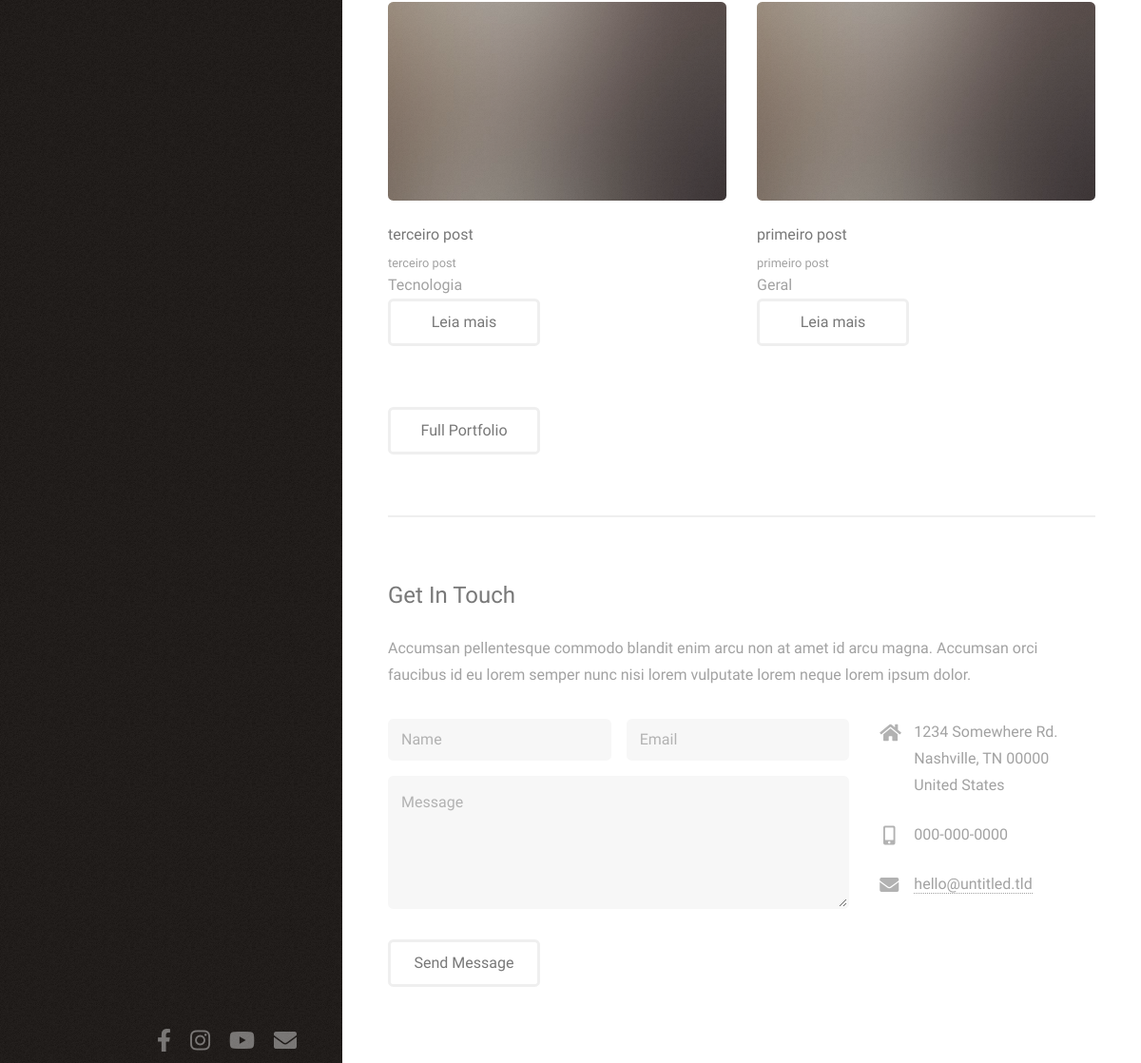
/blog/ (lower part), run on an earlier commit of the app's database.
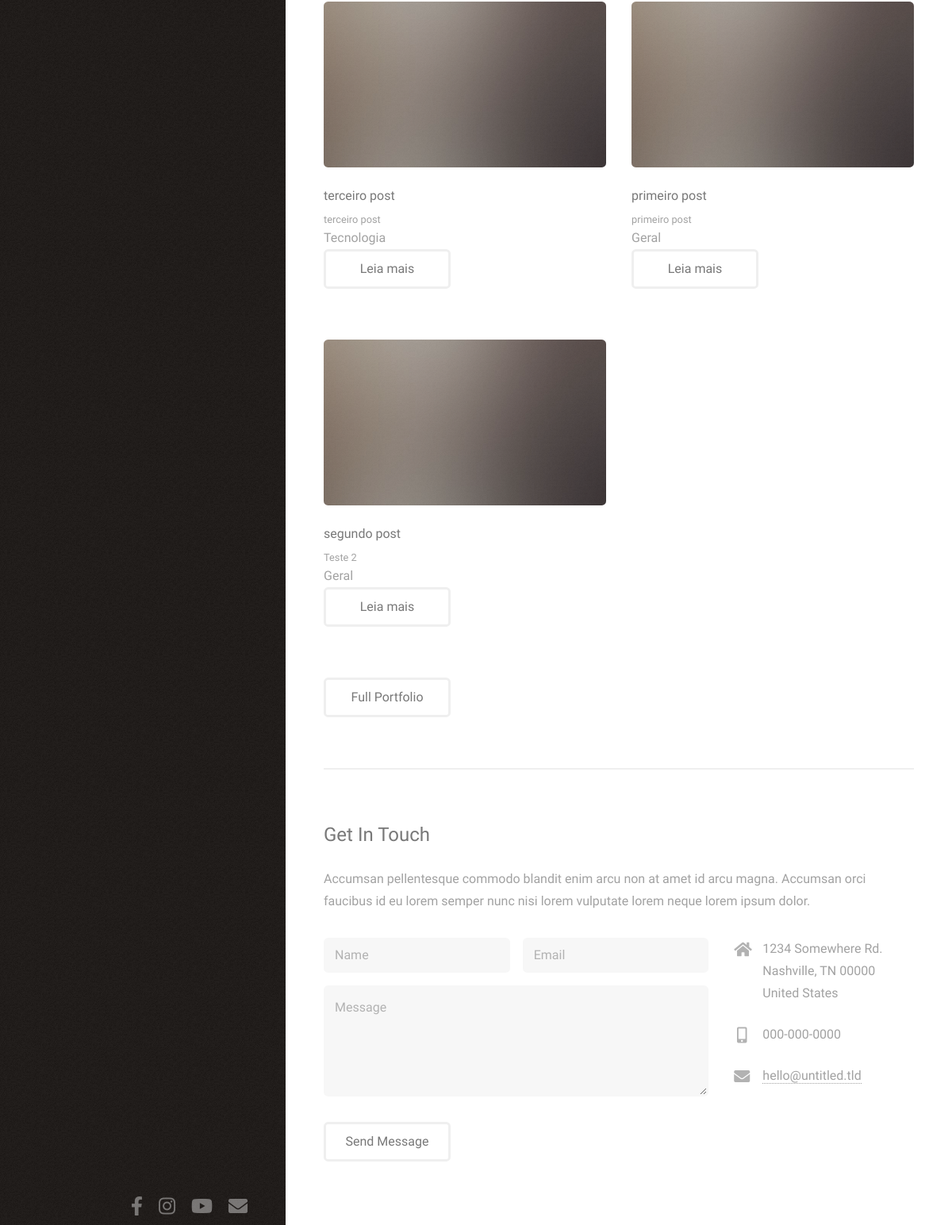
And on a later commit of the database.
### website/models.py (models this page shows, shortened)
class Post(models.Model):
    title = models.CharField(max_length=100)
    sub_title = models.CharField(max_length=200)
    content = models.TextField()
    categories = models.CharField(
        max_length=2,
        choices=Categorias.choices,
        default=Categorias.GR,
    )
    def get_categoty_label(self):
        return self.get_categories_display()

### website/views.py (the view)
# urls.py: path('', hello_blog),
def hello_blog(request):
    lista = [
        'Django',
        'Python',
        'Html',
        'Banco de dados'
    ]
    list_posts = Post.objects.all()
    data = {
        'name': 'Django 3',
        'lista_tecnologias': lista,
        'posts': list_posts}
    return render(request, 'index.html', data)

### website/templates/index.html (shortened to what this page needs)
{% load static %}
<!DOCTYPE HTML>
<html>
	<head>
		<link rel="stylesheet" href="{% static 'assets/css/main.css' %}" />
	</head>
	<body class="is-preload">
			<header id="header">
				<div class="inner">
				</div>
			</header>
			<div id="main">
				<section id="two">
					<div class="row">
						{% for post in posts %}
							<article class="col-6 col-12-xsmall work-item">
								<a href="{% static 'images/fulls/01.jpg' %}" class="image fit thumb"><img src="{% static 'images/thumbs/01.jpg' %}" alt="" /></a>
								<h3>{{post.title}}</h3>
								<p>{{post.sub_title}}</p>
								<span>{{post.get_categoty_label}}</span>
								<ul class="actions">
									<li><a href="#" class="button">Leia mais</a></li>
								</ul>
							</article>
						{% endfor %}
					</div>
					<ul class="actions">
						<li><a href="#" class="button">Full Portfolio</a></li>
					</ul>
				</section>
				<section id="three">
					<h2>Get In Touch</h2>
					<p>Accumsan pellentesque commodo blandit enim arcu non at amet id arcu magna. Accumsan orci faucibus id eu lorem semper nunc nisi lorem vulputate lorem neque lorem ipsum dolor.</p>
					<div class="row">
						<div class="col-8 col-12-small">
							<form method="post" action="#">
								<div class="row gtr-uniform gtr-50">
									<div class="col-6 col-12-xsmall"><input type="text" name="name" id="name" placeholder="Name" /></div>
									<div class="col-6 col-12-xsmall"><input type="email" name="email" id="email" placeholder="Email" /></div>
									<div class="col-12"><textarea name="message" id="message" placeholder="Message" rows="4"></textarea></div>
								</div>
							</form>
							<ul class="actions">
								<li><input type="submit" value="Send Message" /></li>
							</ul>
						</div>
						<div class="col-4 col-12-small">
							<ul class="labeled-icons">
								<li>
									<h3 class="icon solid fa-home"><span class="label">Address</span></h3>
									1234 Somewhere Rd.<br />
									Nashville, TN 00000<br />
									United States
								</li>
								<li>
									<h3 class="icon solid fa-mobile-alt"><span class="label">Phone</span></h3>
									000-000-0000
								</li>
								<li>
									<h3 class="icon solid fa-envelope"><span class="label">Email</span></h3>
									<a href="#">hello@untitled.tld</a>
								</li>
							</ul>
						</div>
					</div>
				</section>
		</div>
			<footer id="footer">
				<div class="inner">
					<ul class="icons">
						<li><a href="#" class="icon brands fa-facebook-f"><span class="label">Twitter</span></a></li>
						<li><a href="#" class="icon brands fa-instagram"><span class="label">Instagram</span></a></li>
						<li><a href="#" class="icon brands fa-youtube"><span class="label">Dribbble</span></a></li>
						<li><a href="#" class="icon solid fa-envelope"><span class="label">Email</span></a></li>
					</ul>
					<ul class="copyright">
						<li>&copy; Untitled</li><li>Design: <a href="http://html5up.net">HTML5 UP</a></li>
					</ul>
				</div>
			</footer>
	</body>
</html>

What changed in the data, as far as the page shows it:
added Post: title "segundo post", sub_title "Teste 2", get_categoty_label "Geral"
